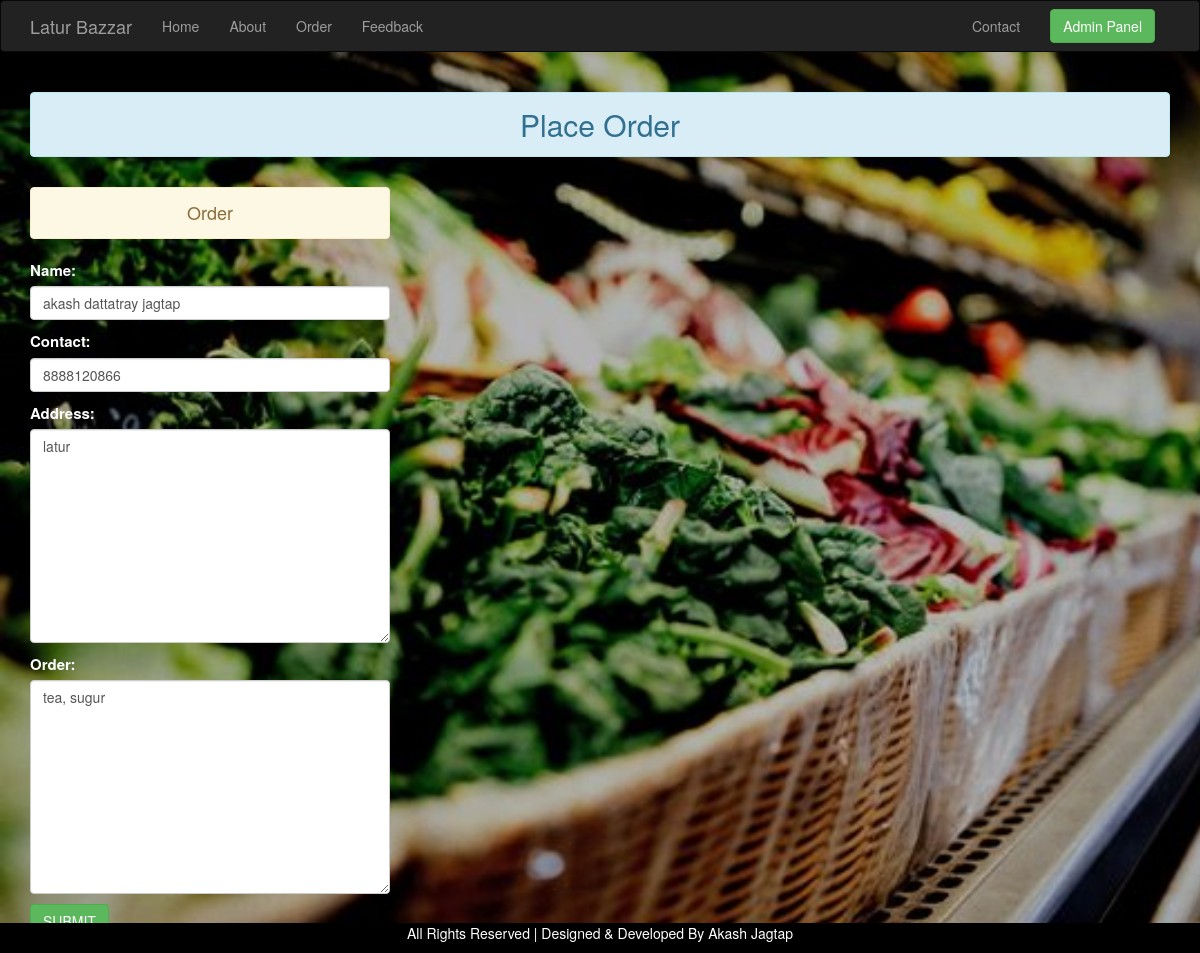
Page /2/ on the committed database.
### testapp/models.py (models this page shows)
class data(models.Model):
    name=models.CharField(max_length=100)
    contact=models.IntegerField()
    address=models.CharField(max_length=500)
    order=models.CharField(max_length=5000)
    status=models.CharField(max_length=10)

### testapp/views.py (the view)
# urls.py: path('<int:id>/', views.update, name='update'),
def update(request,id):
    if request.method=='POST':
        id=data.objects.get(pk=id) # pk = primary key
        a=data_form(request.POST, instance=id)
        if a.is_valid():
            a.save()
            return redirect('orderdata')
    else:
        id=data.objects.get(pk=id) # pk = primary key
        a=data_form(instance=id)
    return render(request,'update.html',{'form':a})

### testapp/forms.py
class data_form(forms.ModelForm):
    class Meta:
        model=data
        fields=('name','contact','address','order')
        widgets={
        'name':forms.TextInput(attrs={'class':'form-control'}),
        'contact':forms.TextInput(attrs={'class':'form-control'}),
        'address':forms.Textarea(attrs={'class':'form-control'}),
        'order':forms.Textarea(attrs={'class':'form-control'}),
        }

### templates/update.html (shortened to what this page needs)
{%extends 'base.html'%}
{%load static%}
{%block body%}
       <h2 class="text-center alert alert-info">Place Order</h2>
       <div class="row">
         <div class="col-sm-4">
            <h4 class="text-center alert alert-warning">Order</h4>
            <div class="form-group">
               <form method="POST" style="color:white; font-size:15px;">
                  {{form.as_p}}
                  <input type="submit"class="btn btn-success" value="SUBMIT">
                </form>
            </div>
         </div>
         <div class="col-sm-1"></div>
         <div class="col-sm-7">
         </div>
      </div>
{%endblock%}

### static/css/base.css (style rules this page uses)
body { background-repeat:no-repeat; background-size:cover; background-attachment: fixed; background-blend-mode: darken; }

### rows in the picture
data: name "akash dattatray jagtap", contact "8888120866", address "latur", order "tea, sugur"
